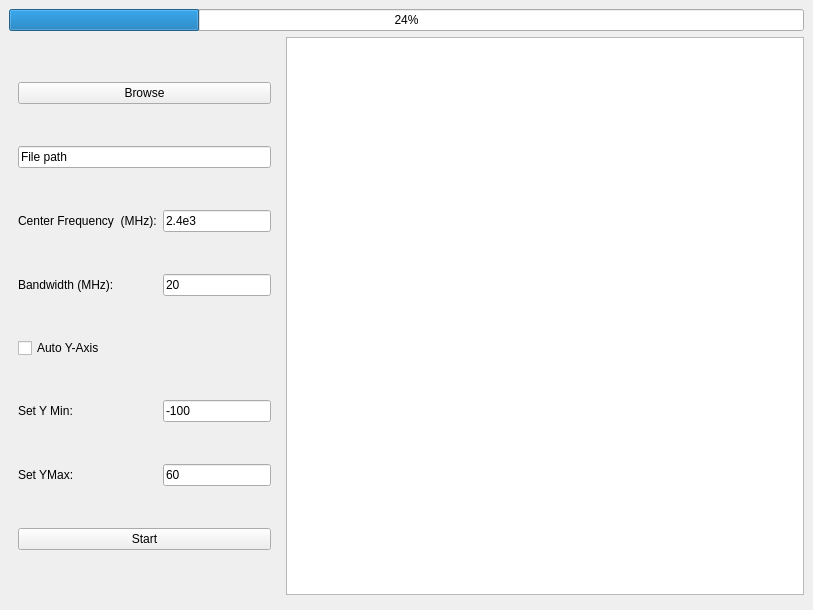
<?xml version="1.0" encoding="UTF-8"?>
<ui version="4.0">
 <class>MainWindow</class>
 <widget class="QMainWindow" name="MainWindow">
  <property name="geometry">
   <rect>
    <x>0</x>
    <y>0</y>
    <width>813</width>
    <height>610</height>
   </rect>
  </property>
  <property name="sizePolicy">
   <sizepolicy hsizetype="Expanding" vsizetype="Expanding">
    <horstretch>0</horstretch>
    <verstretch>0</verstretch>
   </sizepolicy>
  </property>
  <property name="windowTitle">
   <string>MainWindow</string>
  </property>
  <widget class="QWidget" name="centralwidget">
   <property name="sizePolicy">
    <sizepolicy hsizetype="Expanding" vsizetype="Expanding">
     <horstretch>0</horstretch>
     <verstretch>0</verstretch>
    </sizepolicy>
   </property>
   <layout class="QGridLayout" name="gridLayout">
    <item row="1" column="0" rowspan="2" colspan="2">
     <layout class="QGridLayout" name="gridLayout_3">
      <item row="0" column="0">
       <widget class="QWidget" name="widget" native="true">
        <layout class="QGridLayout" name="gridLayout_2">
         <item row="0" column="0" colspan="2">
          <widget class="QPushButton" name="browseButton">
           <property name="text">
            <string>Browse</string>
           </property>
          </widget>
         </item>
         <item row="1" column="0" colspan="2">
          <widget class="QLineEdit" name="filePathEdit">
           <property name="text">
            <string>File path</string>
           </property>
          </widget>
         </item>
         <item row="2" column="0">
          <widget class="QLabel" name="label">
           <property name="text">
            <string>Center Frequency  (MHz):</string>
           </property>
          </widget>
         </item>
         <item row="2" column="1">
          <widget class="QLineEdit" name="centerFreqEdit">
           <property name="text">
            <string>2.4e3</string>
           </property>
          </widget>
         </item>
         <item row="3" column="0">
          <widget class="QLabel" name="label_2">
           <property name="text">
            <string>Bandwidth (MHz):</string>
           </property>
          </widget>
         </item>
         <item row="3" column="1">
          <widget class="QLineEdit" name="bandwidthEdit">
           <property name="text">
            <string>20</string>
           </property>
          </widget>
         </item>
         <item row="4" column="0" colspan="2">
          <widget class="QCheckBox" name="autoYCheckBox">
           <property name="text">
            <string>Auto Y-Axis</string>
           </property>
          </widget>
         </item>
         <item row="5" column="0">
          <widget class="QLabel" name="label_3">
           <property name="text">
            <string>Set Y Min:</string>
           </property>
          </widget>
         </item>
         <item row="5" column="1">
          <widget class="QLineEdit" name="minYEdit">
           <property name="text">
            <string>-100</string>
           </property>
          </widget>
         </item>
         <item row="6" column="0">
          <widget class="QLabel" name="label_4">
           <property name="text">
            <string>Set YMax:</string>
           </property>
          </widget>
         </item>
         <item row="6" column="1">
          <widget class="QLineEdit" name="maxYEdit">
           <property name="text">
            <string>60</string>
           </property>
          </widget>
         </item>
         <item row="7" column="0" colspan="2">
          <widget class="QPushButton" name="startButton">
           <property name="text">
            <string>Start</string>
           </property>
          </widget>
         </item>
        </layout>
       </widget>
      </item>
     </layout>
    </item>
    <item row="1" column="2">
     <widget class="QChartView" name="chartView"/>
    </item>
    <item row="0" column="0" colspan="3">
     <widget class="QProgressBar" name="progressBar">
      <property name="value">
       <number>24</number>
      </property>
     </widget>
    </item>
   </layout>
  </widget>
  <widget class="QMenuBar" name="menubar">
   <property name="geometry">
    <rect>
     <x>0</x>
     <y>0</y>
     <width>813</width>
     <height>25</height>
    </rect>
   </property>
  </widget>
 </widget>
 <customwidgets>
  <customwidget>
   <class>QChartView</class>
   <extends>QGraphicsView</extends>
   <header location="global">QtCharts/QChartView</header>
  </customwidget>
 </customwidgets>
 <resources/>
 <connections/>
</ui>
